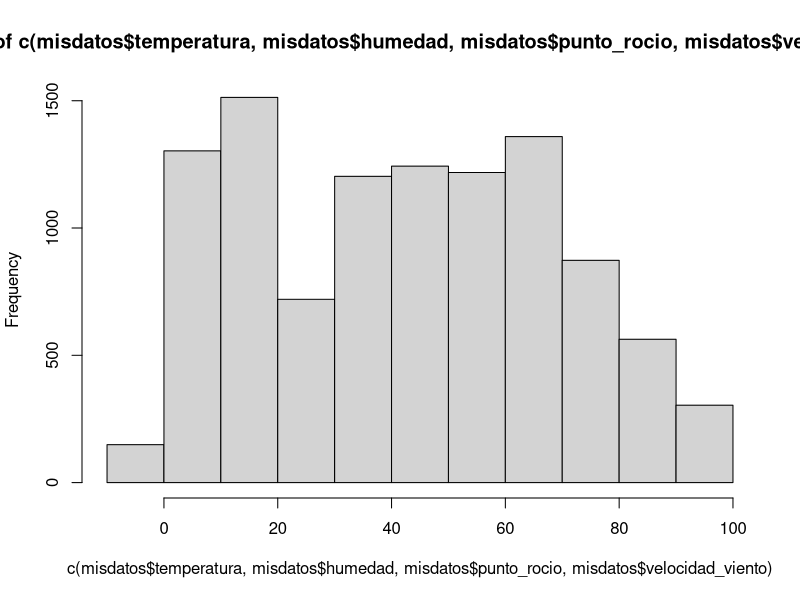

Here is the R script that generated this plot:
# nombre del archivo a mandar por correo:
# nombre_apellido_inferencia_profesor.R
# ejemplo:
# juan_perez_estadistica_mayer.R

# No olvide ejecutar las líneas 6 y 11 antes de empezar el resto del trabajo
library(readxl)


# 1. Use la función read_excel para cargar los datos que se encuentran en el archivo excel datos_ie.xlsx
misdatos <- read_excel("datos_ie.xlsx")
print(misdatos)




# 2. Para la variable "velocidad_viento", que es una de las columnas de los datos 
# que acaba de cargar, encuentre lo siguiente usando la función quantile:
# 2.1 el cuantil 0.025 (2 pto)
# 2.2 la mediana (2 pto)
# 2.3 el cuantil 0.975 (2 pto)
# Nota la función quantile es la que calcula cuantiles de un vector. Por ejemplo si el vector se llama x y
# queremos calcular el cuantil 37 escribiremos en R quantile(x, 0.37)

quantile(misdatos$velocidad_viento,0.025)
quantile(misdatos$velocidad_viento,0.975)
median(misdatos$velocidad_viento)

# 3. Para la variable "temperatura" compute lo siguiente
# 3.1 la media (2 pto)
# 3.2 la desviación estandar    (2 pto)
# 3.3 la cantidad de observaciones (n)   (2 pto)
# 3.4 la desviación estandar, dividida por la raíz de n  (2 pto)
mean(misdatos$temperatura)
a <- sd(misdatos$temperatura)  
print(a)
n <- length(misdatos$temperatura)
print(n)
a/sqrt(n)

# 4. Grafique los histogramas de estas cuatro variables: temperatura, humedad,
# punto_rocio y velocidad_viento. Puede usar cualquier función y paquete de R (4 pts)

hist(c(misdatos$temperatura,misdatos$humedad,misdatos$punto_rocio,misdatos$velocidad_viento))



# 5. Use el comando pnorm, para encontrar la probabilidad de que una variable aleatoria normal
# estándard esté entre -1 y 1.2, es decir, encontrar P(-1 <= z <= 1.2)
# Nota, el comando pnorm asume por defecto que nuestra normal es estándar. (2 pto)
pnorm(c(-1))-pnorm(c(1.2))
